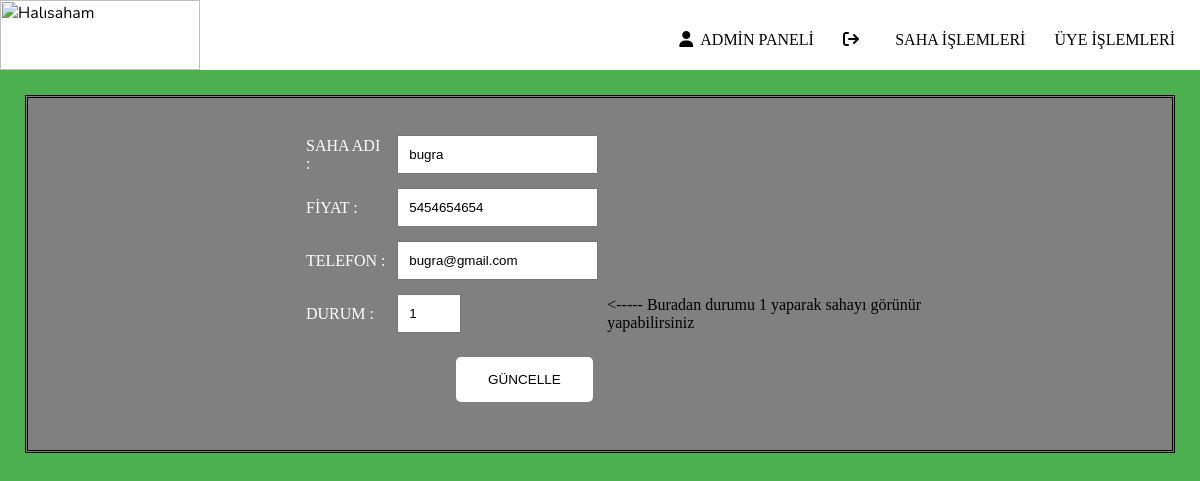
The app's page /admin/ustatus.php?id=17 with its own data.
### tables this page shows
CREATE TABLE `users` (
  `id` int NOT NULL,
  `username` varchar(50) NOT NULL,
  `ad` varchar(50) NOT NULL,
  `soyad` varchar(50) NOT NULL,
  `tel` varchar(50) NOT NULL,
  `email` varchar(50) NOT NULL,
  `sifre` varchar(50) NOT NULL,
  `perm` varchar(50) NOT NULL DEFAULT 'user',
  `status` tinyint(1) NOT NULL DEFAULT '0'
);

### htdocs/admin/ustatus.php (the view, shortened to what this page needs)
<?php
$ip = "localhost";
$user = "root";
$password = "root";
$db = "halisaha";
try{
    $db = new PDO("mysql:host=$ip;dbname=$db",$user,$password);
    $db->exec("SET CHARSET UTF8");
}catch(PDOException $e){
    die ("Hata var");
}
?>
<?php
$users=$db->prepare("SELECT * FROM users WHERE id=?");
$users->execute(array(intval($_GET['id'])));
$users=$users->fetch();
?>
<html lang="tr">
<head>
    <link rel="stylesheet" href="stylem.css">
</head>
<body>
<section style="background: white" class="" id="">
    <div id="logo" >    <img src="img/logo.jpg" width="200" height="70" alt="Halısaham" />
        <nav>
            <a style="color: black" href="index.php"><i class="fa-solid fa-user ikon"></i>ADMİN PANELİ</a>
            <a style="color: black" href="../index.php"><i class="fa-solid fa-arrow-right-from-bracket ikon"></i></a>
            <a style="color: black" href="sahaoptions.php">SAHA İŞLEMLERİ</a>
            <a style="color: black" href="uyeoptions.php">ÜYE İŞLEMLERİ</a>
        </nav>
</section>
<div class="profil">
    <div class="sag">
        <form action='uguncels.php' method="post">
            <table width="700"   height="150" ">
            <tr>
                <td><input type="hidden" id="sahadi" name="id"  value="<?php echo $users['id']?>" "></td>
            </tr>
            <tr>
                <td><label id="saha">SAHA ADI : </label> </td>
                <td><input type="text" id="sahadi" name="username"  value="<?php echo $users['username']?>" "></td>
            </tr>
            <tr>
                <td> <label id="saha">FİYAT : </label>  </td>
                <td><input type="text" id="fiyat" name="tel" value="<?php echo $users['tel']?>" "></td>
            </tr>
            <tr>
                <td>  <label id="saha">TELEFON : </label> </td>
                <td><input type="text" id="tel" name="email" value="<?php echo $users['email']?>" "></td>
            </tr>
            <tr>
                <td>  <label id="saha">DURUM : </label> </td>
                <td><input type="number" min="0" max="1" id="tel" name="durum" value="<?php echo $users['status']?>" "></td>
                <td><label for=""><----- Buradan durumu 1 yaparak sahayı görünür yapabilirsiniz</label></td>
            </tr>
            <td colspan="2"><button class="button" type="submit" name="ekle" value="ekle">GÜNCELLE</button></td>
            <tr>
                <td colspan="2"></td>
            </tr>
            </table>
        </form>
    </div>
</div>
</body>
</html>

### htdocs/admin/stylem.css (style rules this page uses)
* { box-sizing: border-box; }
body { font-family: 'Nunito', sans-serif; margin: 0; background-color: #4CAF50 ; background-size: cover; background-position: center; }
nav { float: right; line-height: 80px; }
nav a:link { text-decoration: none; margin-right: 25px; color :floralwhite; }
.ikon { margin-right: 7px; font-size: 16px; }

### htdocs/admin/ustatus.php (style rules this page uses)
.profil { width: auto; height: auto; background-color: gray; margin:25px; padding: 25px; display: flex; position: relative; border-style: double; }
a { text-decoration: none; line-height: 50px; color: white; font-family: "Calisto MT"; }
.sag { margin-left: 250px; justify-content: space-between; font-family: "Calisto MT"; color: black; }
#sahadi { padding: 10px; margin: 5px; }
#fiyat { padding: 10px; margin: 5px; }
#tel { padding: 10px; margin: 5px; }
#saha { width: 200px; color: white; }
.button { background-color: white; border: none; color: black; padding: 15px 32px; text-align: center; text-decoration: none; display: inline-block; font-size: 13.5px; margin-left: 150px; margin-top: 15px; border-radius: 5px; }

### records on screen
users: username "bugra", tel "5454654654", email "bugra@gmail.com", durum "1"
